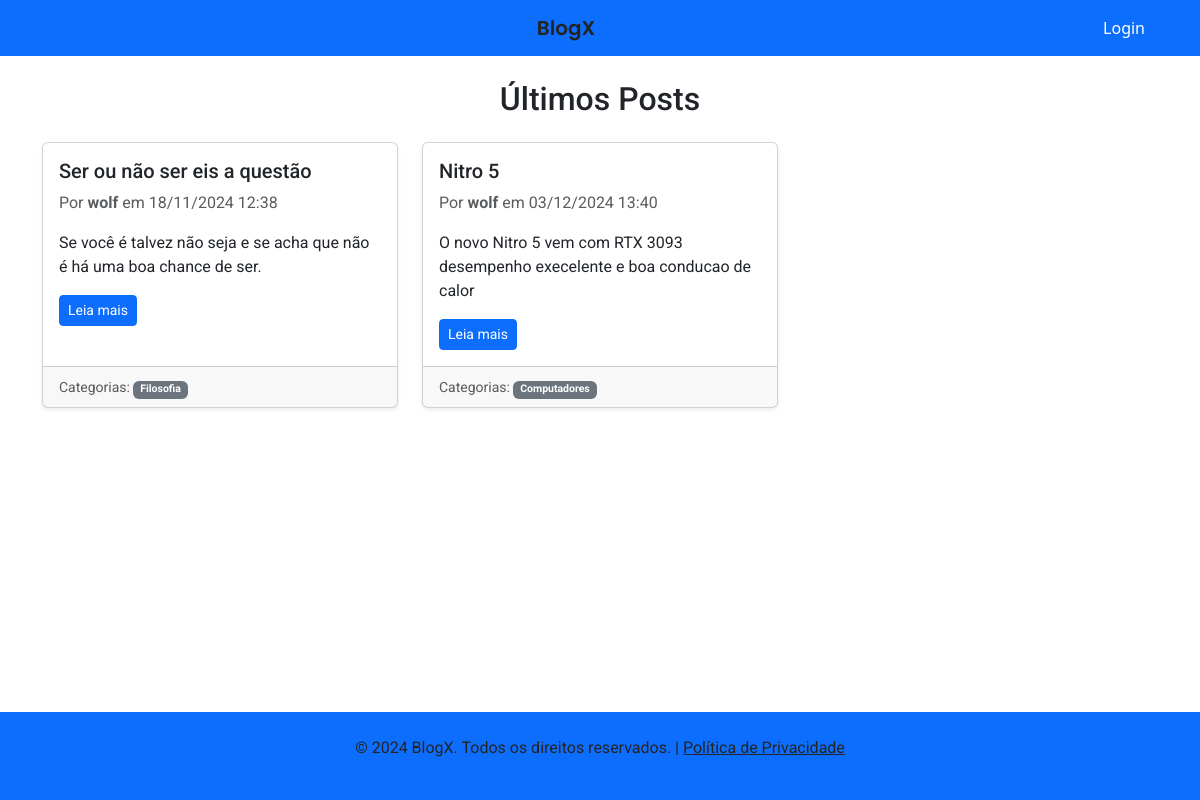
The app's page /, older data.
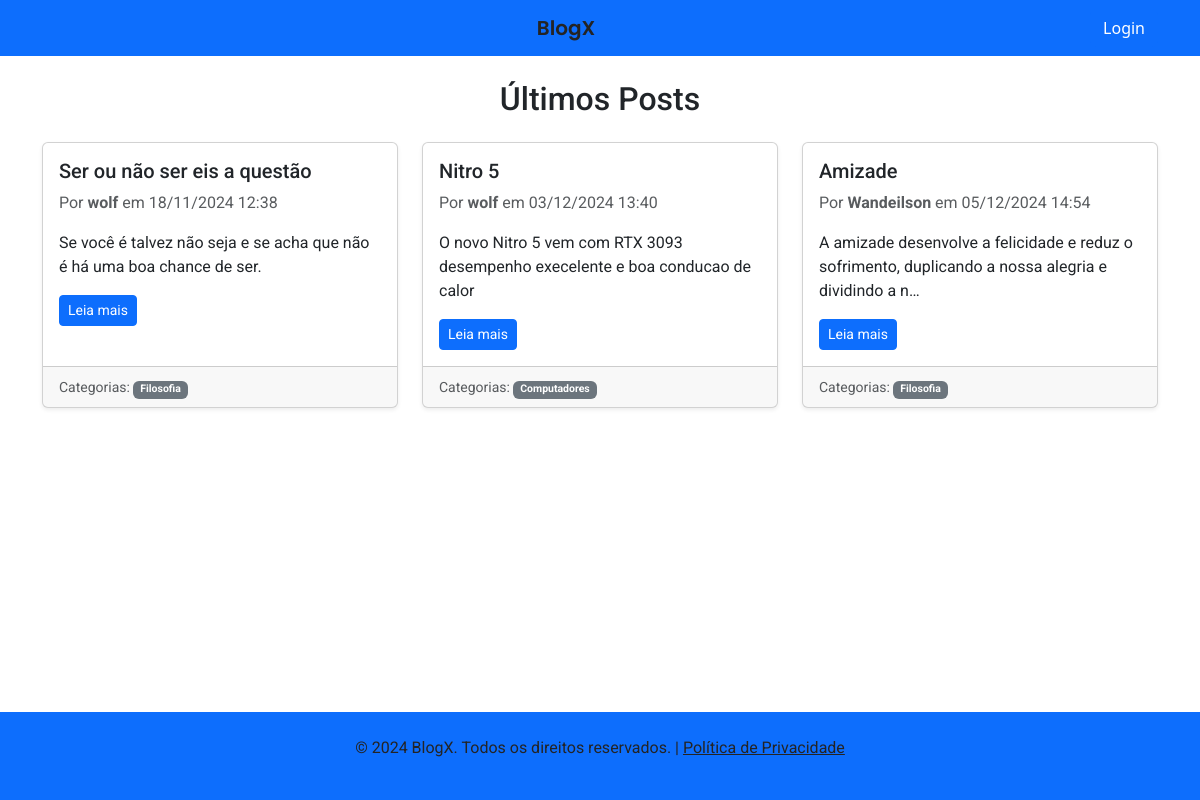
The same page, newer data.
### blog/models.py (models this page shows, shortened)
class Post(models.Model):
    titulo = models.CharField(max_length=200)
    conteudo = models.TextField()
    data_criacao = models.DateTimeField(default=timezone.now)
    autor = models.ForeignKey(User, on_delete=models.CASCADE)
    categorias = models.ManyToManyField(Categoria, blank=True)

class Categoria(models.Model):
    nome = models.CharField(max_length=100)

### blog/views.py (the view)
# urls.py: path('', views.lista_posts, name='lista_posts'),
def lista_posts(request):
    posts = Post.objects.all()
    return render(request, 'blog/lista_posts.html', {'posts':posts})

### blog/templates/blog/lista_posts.html (shortened to what this page needs)
{% extends 'blog/base.html' %}
{% block content %}
<h2 class="text-center mb-4 style="font-family: 'Roboto', sans-serif; color: #242424;" >Últimos Posts</h2>
<div class="row row-cols-1 row-cols-md-2 row-cols-lg-3 g-4">
    {% for post in posts %}
    <div class="col">
        <div class="card h-100 shadow-sm">
            <div class="card-body">
                <h5 class="card-title">{{ post.titulo }}</h5>
                <p class="card-text text-muted">
                    Por <strong>{{ post.autor }}</strong> em {{ post.data_criacao|date:"d/m/Y H:i" }}
                </p>
                <p class="card-text">
                    {{ post.conteudo|truncatechars:100 }}
                </p>
                <a href="{% url 'detalhe_post' post.pk %}" class="btn btn-primary btn-sm">Leia mais</a>
            </div>
            {% if post.categorias.exists %}
            <div class="card-footer">
                <small class="text-muted">
                    Categorias:
                    {% for categoria in post.categorias.all %}
                        <span class="badge bg-secondary">{{ categoria.nome }}</span>
                    {% endfor %}
                </small>
            </div>
            {% endif %}
        </div>
    </div>
    {% empty %}
    <p class="text-center">Nenhum post encontrado.</p>
    {% endfor %}
</div>
{% endblock %}

Row changes from the older to the newer data that the page shows:
added Post: titulo "Amizade", autor "Wandeilson", data_criacao "05/12/2024 14:54", conteudo "A amizade desenvolve a felicidade e reduz o sofrimento, duplicando a nossa alegria e dividindo a n…", Categoria (nome "Filosofia")
